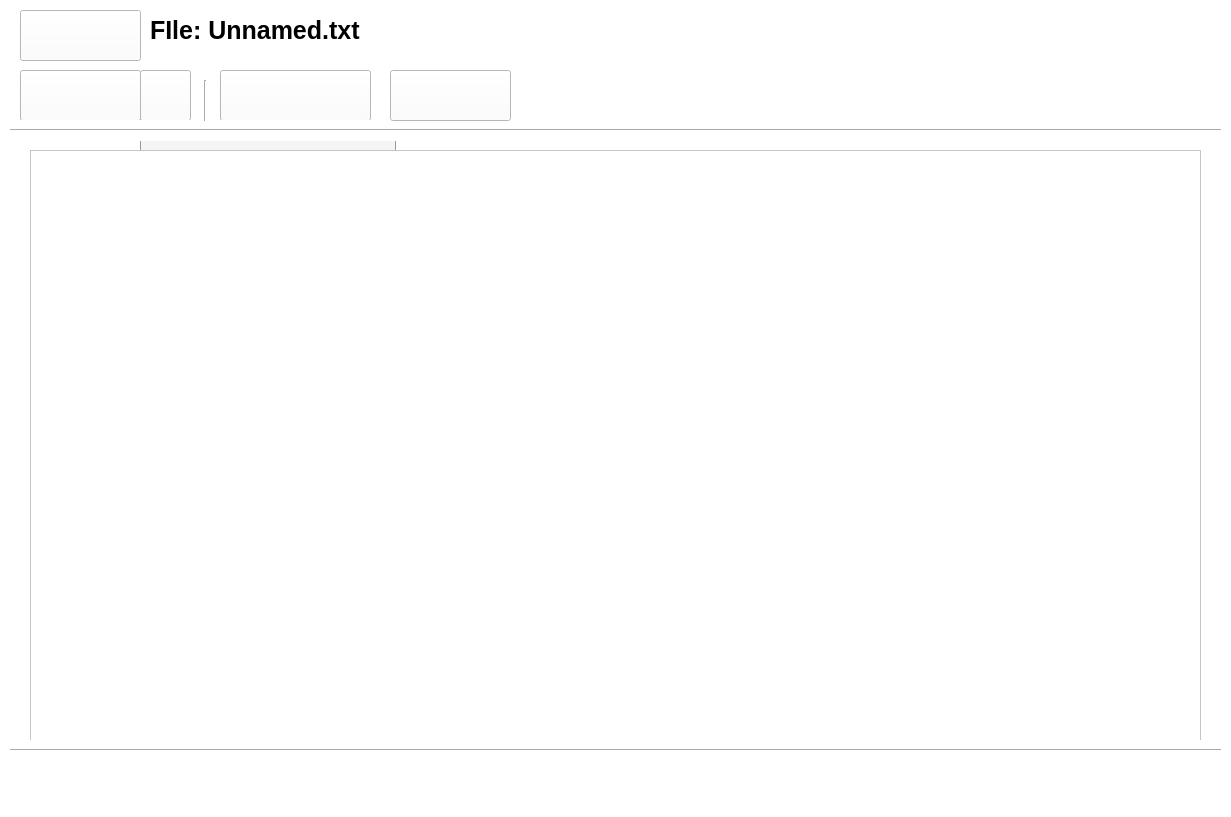
<?xml version="1.0" encoding="UTF-8"?>
<ui version="4.0">
 <class>EditorWindow</class>
 <widget class="QWidget" name="EditorWindow">
  <property name="geometry">
   <rect>
    <x>0</x>
    <y>0</y>
    <width>1231</width>
    <height>817</height>
   </rect>
  </property>
  <property name="windowTitle">
   <string>Form</string>
  </property>
  <property name="styleSheet">
   <string notr="true">background-color: #ffffff
</string>
  </property>
  <widget class="QPushButton" name="backButton">
   <property name="geometry">
    <rect>
     <x>20</x>
     <y>10</y>
     <width>121</width>
     <height>51</height>
    </rect>
   </property>
   <property name="styleSheet">
    <string notr="true">#backButton {
	border-image: url(:/editor_windwow/Assets/icon/back.png);
}</string>
   </property>
   <property name="text">
    <string/>
   </property>
  </widget>
  <widget class="QPushButton" name="undoButton">
   <property name="geometry">
    <rect>
     <x>20</x>
     <y>70</y>
     <width>121</width>
     <height>51</height>
    </rect>
   </property>
   <property name="styleSheet">
    <string notr="true">#undoButton {
	border-image: url(:/editor_windwow/Assets/icon/undo.png);
}</string>
   </property>
   <property name="text">
    <string/>
   </property>
  </widget>
  <widget class="QPushButton" name="redoButton">
   <property name="geometry">
    <rect>
     <x>220</x>
     <y>70</y>
     <width>151</width>
     <height>51</height>
    </rect>
   </property>
   <property name="styleSheet">
    <string notr="true">#redoButton {
	border-image: url(:/editor_windwow/Assets/icon/redo.png);
}</string>
   </property>
   <property name="text">
    <string/>
   </property>
  </widget>
  <widget class="QListWidget" name="historyListWidget">
 <property name="geometry">
  <rect>
   <x>140</x>
   <y>125</y>
   <width>256</width>
   <height>250</height>
  </rect>
 </property>
  <property name="styleSheet">
  <string notr="true">#historyListWidget {
    background-color: #f5f5f5;
    border: 1px solid #999999;
    font-family: "Inter", sans-serif;
    font-size: 14px;
    color: #000000;
}
#historyListWidget::item {
    color: #000000;
    padding: 6px;
}
#historyListWidget::item:selected {
    background-color: #d0d0d0;
    color: #000000;
}</string>
 </property>
</widget>
  <widget class="QPushButton" name="dropDown">
   <property name="geometry">
    <rect>
     <x>140</x>
     <y>70</y>
     <width>51</width>
     <height>51</height>
    </rect>
   </property>
   <property name="styleSheet">
    <string notr="true">#dropDown {
	
	border-image: url(:/editor_windwow/Assets/icon/undo_dropdown.png);
}</string>
   </property>
   <property name="text">
    <string/>
   </property>
  </widget>
  <widget class="QPlainTextEdit" name="plainTextEdit">
   <property name="geometry">
    <rect>
     <x>30</x>
     <y>150</y>
     <width>1171</width>
     <height>591</height>
    </rect>
   </property>
   <property name="styleSheet">
    <string notr="true">#plainTextEdit {
    font-family: &quot;Inter&quot;, sans-serif;
    font-size: 25px;
    font-weight: bold;
    color: #000000;
}</string>
   </property>
   <property name="plainText">
    <string/>
   </property>
  </widget>
  <widget class="Line" name="line">
   <property name="geometry">
    <rect>
     <x>10</x>
     <y>120</y>
     <width>1211</width>
     <height>21</height>
    </rect>
   </property>
   <property name="orientation">
    <enum>Qt::Orientation::Horizontal</enum>
   </property>
  </widget>
  <widget class="QLabel" name="labelNamaFile">
   <property name="geometry">
    <rect>
     <x>150</x>
     <y>0</y>
     <width>411</width>
     <height>61</height>
    </rect>
   </property>
   <property name="styleSheet">
    <string notr="true">#labelNamaFile {
    font-family: &quot;Inter&quot;, sans-serif;
    font-size: 25px;
    font-weight: bold;
    color: #000000;
}</string>
   </property>
   <property name="text">
    <string>FIle: Unnamed.txt</string>
   </property>
  </widget>
  <widget class="Line" name="line_2">
   <property name="geometry">
    <rect>
     <x>200</x>
     <y>80</y>
     <width>10</width>
     <height>41</height>
    </rect>
   </property>
   <property name="orientation">
    <enum>Qt::Orientation::Vertical</enum>
   </property>
  </widget>
  <widget class="QPushButton" name="saveButton">
   <property name="geometry">
    <rect>
     <x>390</x>
     <y>70</y>
     <width>121</width>
     <height>51</height>
    </rect>
   </property>
   <property name="styleSheet">
    <string notr="true">#saveButton {
	border-image: url(:/editor_windwow/Assets/icon/save.png);
}</string>
   </property>
   <property name="text">
    <string/>
   </property>
  </widget>
  <widget class="Line" name="line_3">
   <property name="geometry">
    <rect>
     <x>10</x>
     <y>740</y>
     <width>1211</width>
     <height>21</height>
    </rect>
   </property>
   <property name="orientation">
    <enum>Qt::Orientation::Horizontal</enum>
   </property>
  </widget>
 </widget>
 <resources>
  <include location="../resource.qrc"/>
 </resources>
 <connections/>
 <designerdata>
  <property name="gridDeltaX">
   <number>10</number>
  </property>
  <property name="gridDeltaY">
   <number>10</number>
  </property>
  <property name="gridSnapX">
   <bool>true</bool>
  </property>
  <property name="gridSnapY">
   <bool>true</bool>
  </property>
  <property name="gridVisible">
   <bool>false</bool>
  </property>
 </designerdata>
</ui>
